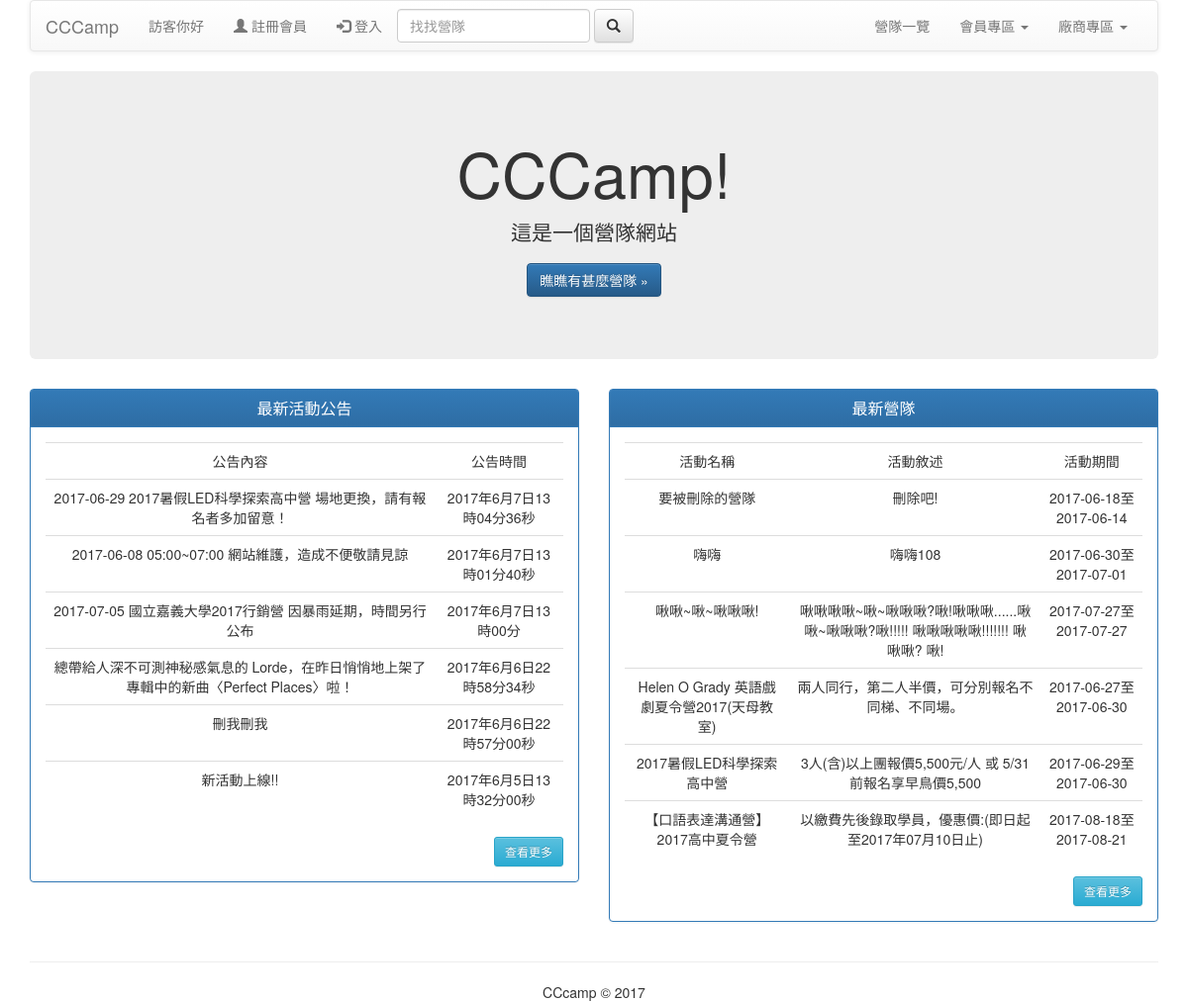
The page / on the database its author committed.
### tables this page shows
CREATE TABLE `news` (
  `n_code` int(10) NOT NULL,
  `n_content` varchar(500) DEFAULT NULL,
  `n_time` varchar(30) NOT NULL,
  `u_code` int(10) NOT NULL
);

CREATE TABLE `activity` (
  `act_code` int(10) NOT NULL,
  `act_name` varchar(100) DEFAULT NULL,
  `act_desc` varchar(300) DEFAULT NULL,
  `act_price` int(5) DEFAULT NULL,
  `act_area` enum('臺北市','新北市','桃園市','臺中市','臺南市','高雄市','基隆市','桃園縣','新竹市','新竹縣','苗栗縣','彰化市','彰化縣','南投縣','雲林縣','嘉義市','嘉義縣','屏東市','屏東縣','台東縣','花蓮市','花蓮縣','宜蘭縣','澎湖縣','金門縣','連江縣','香港','海外','其他') DEFAULT NULL,
  `act_stage1` varchar(5) DEFAULT NULL,
  `act_stage2` varchar(5) DEFAULT NULL,
  `act_stage3` varchar(5) DEFAULT NULL,
  `act_stage4` varchar(5) DEFAULT NULL,
  `act_stage5` varchar(5) DEFAULT NULL,
  `act_stage6` varchar(5) DEFAULT NULL,
  `act_stage7` varchar(5) DEFAULT NULL,
  `act_stage8` varchar(5) DEFAULT NULL,
  `act_field` enum('法政','財經','外語','數理化學','地球與環境','資訊','生物資源','建築','設計','藝術','社會與心理','大眾傳播','文史哲','教育','管理','運動遊憩','工程','機器人','生命科學','醫藥衛生','其他') DEFAULT NULL,
  `act_poster` varchar(15000) DEFAULT NULL,
  `act_url` varchar(100) DEFAULT NULL,
  `act_signup_starttime` date DEFAULT NULL,
  `act_signup_endtime` date DEFAULT NULL,
  `act_starttime` date DEFAULT NULL,
  `act_endtime` date DEFAULT NULL,
  `act_PICname` varchar(10) DEFAULT NULL,
  `act_PICphone` varchar(10) DEFAULT NULL,
  `act_ORG` varchar(40) DEFAULT NULL,
  `u_code` int(10) NOT NULL
);

### index.php (the view, shortened to what this page needs)
<!DOCTYPE html>
<html lang="en">
<head>
    <link rel="stylesheet" href="https://maxcdn.bootstrapcdn.com/bootstrap/3.3.7/css/bootstrap.min.css">
    <link rel="stylesheet" href="https://maxcdn.bootstrapcdn.com/bootstrap/3.3.7/css/bootstrap-theme.min.css">
</head>
<body>
    <div class="container text-center">
        <?php
        include 'header.php';
        include "dbconnect.php";
        ?>
        <div class="jumbotron">
            <h1>CCCamp!</h1>
            <p>這是一個營隊網站</p>
            <p><a class="btn btn-primary btn-md" href="allcamp.php" role="button">瞧瞧有甚麼營隊 &raquo;</a></p>
        </div>
        <div class="row">
            <div class="col-sm-6">
                <div class="panel panel-primary">
                    <div class="panel-heading">
                        <h3 class="panel-title">最新活動公告</h3>
                    </div>
                    <div class="panel-body">
                        <table class="table">
                            <?php
                            $result=mysqli_query($link,"SELECT * FROM news ORDER BY n_time DESC LIMIT 6");
                                echo "<tr><td>公告內容</td>";
                                echo "<td>公告時間</td></tr>";
                            while($row=mysqli_fetch_assoc($result)){
                                echo"<tr>";
                                echo "<td>".$row["n_content"]."</td>";
                                echo "<td>".$row["n_time"]."</td>";
                                echo "</tr>";
                            }
                            ?>
                        </table>
                        <a class="btn btn-info btn-sm pull-right" href="allnews.php" role="button">查看更多</a>
                    </div>
                </div>
            </div>
            <div class="col-sm-6">
                <div class="panel panel-primary">
                    <div class="panel-heading">
                        <h3 class="panel-title">最新營隊</h3>
                    </div>
                    <div class="panel-body">
                        <table class="table">
                            <?php
                            $result2 = mysqli_query($link,"SELECT * FROM `activity` ORDER BY `act_code` DESC LIMIT 6");
                            echo "<tr><td>活動名稱</td>";
                            echo "<td>活動敘述</td>";
                            echo "<td>活動期間</td></tr>";
                            while( $row2 = mysqli_fetch_assoc($result2)){
                                echo"<tr>";
                                echo "<td>";
                                echo $row2["act_name"]."<br>";
                                echo "</td><td>";
                                echo $row2["act_desc"]."<br>";
                                echo "</td><td>";
                                echo $row2["act_starttime"]."至".$row2["act_endtime"];
                                echo "</td></tr>";
                            }
                            ?>
                        </table>
                        <a class="btn btn-info btn-sm pull-right" href="allcamp.php" role="button">查看更多</a>
                    </div>
                </div>
            </div>
        </div>
        <?php include 'footer.php'; ?>
    </div>
</body>
</html>

### header.php (shortened to what this page needs)
<!DOCTYPE html>
<html lang="en">
<head>
    <link rel="stylesheet" href="https://maxcdn.bootstrapcdn.com/bootstrap/3.3.7/css/bootstrap.min.css">
    <link rel="stylesheet" href="https://maxcdn.bootstrapcdn.com/bootstrap/3.3.7/css/bootstrap-theme.min.css">
</head>
<body>
    <nav class="navbar navbar-default">
        <div class="container-fluid">
            <div class="navbar-header">
            <a class="navbar-brand" href="index.php">CCCamp</a>
            </div>
            <div class="collapse navbar-collapse" id="bs-example-navbar-collapse-1">
                <ul class="nav navbar-nav navbar-left">
                <?php
                if(isset($_SESSION['user'])) {
                    echo "<p class='navbar-text'>已經登入為 : ".$_SESSION['user']." </p>";
                    echo "<a href='logout.php' class='btn btn-default navbar-btn'>登出</a>";
                }else {
                    echo "<p class='navbar-text'>訪客你好</p>";
                    echo "<ul class='nav navbar-nav navbar-right'>";
                    echo "<li><a href='regist.php'><span class='glyphicon glyphicon-user'></span> 註冊會員</a></li>";
                    echo "<li><a href='login.php'><span class='glyphicon glyphicon-log-in'></span> 登入</a></li>";
                    echo "</ul>";
                }
                ?>
                </ul>
                <form class="navbar-form navbar-left" action="search.php" method="get">
                    <div class="form-group">
                    <input type="text" class="form-control" name="srch" placeholder="找找營隊">
                    </div>
                    <button type="submit" class="btn btn-default"><i class="glyphicon glyphicon-search"></i></button>
                </form>
                <ul class="nav navbar-nav navbar-right">
                <?php
                if(!isset($_SESSION['auth'])) { ?>
                    <li><a href='allcamp.php'>營隊一覽</a></li>
                    <li class="dropdown">
                        <a href="#" class="dropdown-toggle" data-toggle="dropdown" role="button" aria-haspopup="true" aria-expanded="false"> 會員專區 <span class="caret"></span></a>
                    </li>
                    <li class="dropdown">
                        <a href="#" class="dropdown-toggle" data-toggle="dropdown" role="button" aria-haspopup="true" aria-expanded="false"> 廠商專區 <span class="caret"></span></a>
                    </li>
                <?php
                }
                ?>
                </ul>
            </div>
        </div>
    </nav>
</body>
</html>

### footer.php (shortened to what this page needs)
<!DOCTYPE html>
<html lang="en">
<head>
    <link rel="stylesheet" href="https://maxcdn.bootstrapcdn.com/bootstrap/3.3.7/css/bootstrap.min.css">
    <link rel="stylesheet" href="https://maxcdn.bootstrapcdn.com/bootstrap/3.3.7/css/bootstrap-theme.min.css">
</head>
<body>
        <div class="footer fixed">
            <hr>
            <span>CCcamp &copy 2017</span>
        </div>
</body>
</html>

### rows shown on the page
news: n_content "2017-06-29 2017暑假LED科學探索高中營 場地更換，請有報名者多加留意！", n_time "2017年6月7日13時04分36秒"
news: n_content "2017-06-08 05:00~07:00 網站維護，造成不便敬請見諒", n_time "2017年6月7日13時01分40秒"
news: n_content "2017-07-05 國立嘉義大學2017行銷營 因暴雨延期，時間另行公布", n_time "2017年6月7日13時00分"
news: n_content "總帶給人深不可測神秘感氣息的 Lorde，在昨日悄悄地上架了專輯中的新曲〈Perfect Places〉啦！", n_time "2017年6月6日22時58分34秒"
news: n_content "刪我刪我", n_time "2017年6月6日22時57分00秒"
news: n_content "新活動上線!!", n_time "2017年6月5日13時32分00秒"
activity: act_name "要被刪除的營隊", act_desc "刪除吧!", act_starttime "2017-06-18", act_endtime "2017-06-14"
activity: act_name "嗨嗨", act_desc "嗨嗨108", act_starttime "2017-06-30", act_endtime "2017-07-01"
activity: act_name "啾啾~啾~啾啾啾!", act_desc "啾啾啾啾~啾~啾啾啾?啾!啾啾啾......啾啾~啾啾啾?啾!!!!! 啾啾啾啾啾!!!!!!! 啾啾啾? 啾!", act_starttime "2017-07-27", act_endtime "2017-07-27"
activity: act_name "Helen O Grady 英語戲劇夏令營2017(天母教室)", act_desc "兩人同行，第二人半價，可分別報名不同梯、不同場。", act_starttime "2017-06-27", act_endtime "2017-06-30"
activity: act_name "2017暑假LED科學探索高中營", act_desc "3人(含)以上團報價5,500元/人 或 5/31前報名享早鳥價5,500", act_starttime "2017-06-29", act_endtime "2017-06-30"
activity: act_name "【口語表達溝通營】2017高中夏令營", act_desc "以繳費先後錄取學員，優惠價:(即日起至2017年07月10日止)", act_starttime "2017-08-18", act_endtime "2017-08-21"
